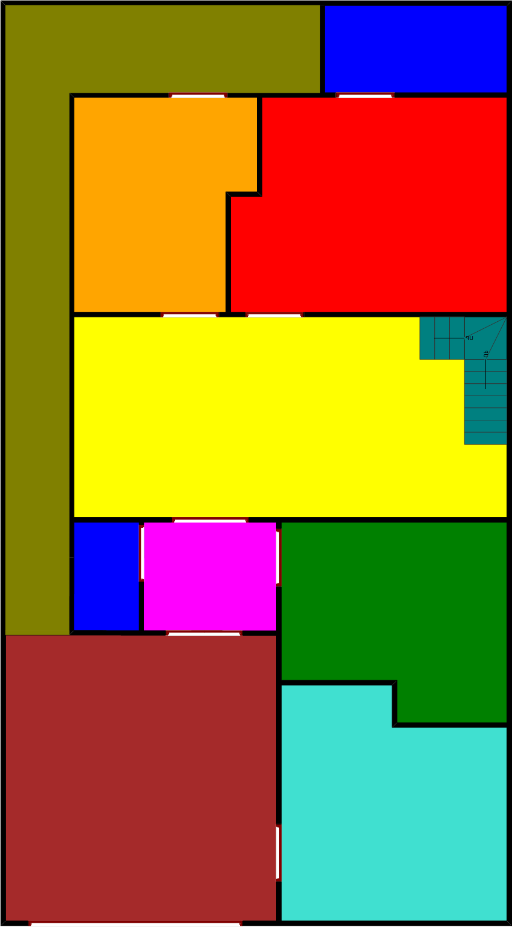
#> input picture models/Model_3.1/dataset/10Marla_GF_FP_001_V02.png, 512 x 927 px; its folder holds only this picture in this run
$ python 1_generate_metadata_count_v6_JsonFiles.py
#> lines starting #> are read from the running program, lines starting #| are printed output that depends on the picture; after the words box and inside, x2 and y2 are one past the last pixel; in counts of white or black regions, pixels touching at a corner belong together
# --- START OF FILE generate_metadata.py ---

import os
import json
import numpy as np
import cv2  # Using OpenCV for image processing
import argparse
import re
import logging
from datetime import datetime
from collections import defaultdict

# --- Configuration ---

# Setup logging
logging.basicConfig(level=logging.INFO, format='%(asctime)s - %(levelname)s - %(message)s')

# Base directory containing all PNG files directly (can be overridden by args)
DEFAULT_BASE_DATA_DIR = "../Model_3.1/dataset"
# Base output directory (can be overridden by args)
DEFAULT_OUTPUT_DIR = "./data/"

# --- NEW: Standardized Image Dimensions (assumed for all input images) ---
STANDARDIZED_WIDTH_PX = 512
STANDARDIZED_HEIGHT_PX = 927
STANDARDIZED_TOTAL_PIXELS = STANDARDIZED_WIDTH_PX * STANDARDIZED_HEIGHT_PX
STANDARDIZED_ASPECT_RATIO = STANDARDIZED_WIDTH_PX / STANDARDIZED_HEIGHT_PX

# Define color mapping (Name -> RGB)
COLOR_MAP = {
    'Bedroom': [255, 0, 0], 'Bathroom': [0, 0, 255], 'Kitchen': [255, 165, 0],
    'DrawingRoom': [0, 128, 0], 'Garage': [165, 42, 42], 'Lounge': [255, 255, 0],
    'Backyard': [50, 205, 50], 'Stairs': [0, 128, 128], 'Store': [128, 0, 128],
    'OpenSpace': [0, 255, 255], 'PrayerRoom': [127, 127, 127], 'Staircase': [153, 51, 255],
    'Lobby': [255, 0, 255], 'Lawn': [64, 224, 208], 'Dining': [225, 192, 203],
    'ServantQuarter': [75, 0, 130], 'Passage': [128, 128, 0], 'Laundry': [230, 230, 250],
    'DressingArea': [255, 127, 80], 'SideGarden': [255, 215, 0], 'Library': [255, 191, 0],
    'Wall': [0, 0, 0], 'Door': [128, 0, 0], 'Background': [255, 255, 255]
}

ROOM_TYPES_TO_COUNT = [
    'Bedroom', 'Bathroom', 'Kitchen', 'DrawingRoom', 'Garage', 'Lounge', 'Backyard',
    'Stairs', 'Store', 'OpenSpace', 'PrayerRoom', 'Staircase', 'Lobby', 'Lawn',
    'Dining', 'ServantQuarter', 'Passage', 'Laundry', 'DressingArea', 'SideGarden', 'Library'
]

# --- UPDATED: Physical Plot Information Map ---
# Stores physical dimensions and calculates physical area.
# Original pixel/DPI info can be kept for historical reference if needed.
PHYSICAL_PLOT_INFO_MAP = {
    '5Marla': {
        'physical_dims_ft': [25, 45],  # Width, Height in feet
        'physical_area_sqft': 25 * 45,  # 1125 sq ft
        # Original nominal values, for reference
        'original_nominal_pixels': [608, 1088], 'original_nominal_aspect_ratio': 0.559,
    },
    '10Marla': {
        'physical_dims_ft': [35, 65],  # Width, Height in feet
        'physical_area_sqft': 35 * 65,  # 2275 sq ft
        'original_nominal_pixels': [849, 1570], 'original_nominal_aspect_ratio': 0.541,
    },
    '20Marla': {
        'physical_dims_ft': [50, 90],  # Width, Height in feet
        'physical_area_sqft': 50 * 90,  # 4500 sq ft
        'original_nominal_pixels': [1209, 2170], 'original_nominal_aspect_ratio': 0.557,
    }
}

# Regex for Filename Parsing
FILENAME_PATTERN = re.compile(
    r"^(?P<PlotSize>\d+Marla)_"
    r"(?P<FloorLevel>GF)_"
    r"(?P<PlanType>FP)_"
    r"(?P<FP_Number>\d+)_"
    r"(?P<Version>V\d+)"
    r"\.png$",
    re.IGNORECASE
)

MIN_AREA_THRESHOLD = 80


def get_rgb_to_name_map(color_map):
    rgb_map = {}
    for name, rgb in color_map.items():
        rgb_tuple = tuple(rgb)
        if rgb_tuple in rgb_map:
            existing_name = rgb_map[rgb_tuple]
            if isinstance(existing_name, list):
                existing_name.append(name)
            else:
                rgb_map[rgb_tuple] = [existing_name, name]
        else:
            rgb_map[rgb_tuple] = name
    return rgb_map


RGB_TO_NAME_MAP = get_rgb_to_name_map(COLOR_MAP)


def analyze_floor_plan_updated(image_path):
    file_name = os.path.basename(image_path)
    logging.debug(f"Analyzing: {file_name}")

    match = FILENAME_PATTERN.match(file_name)
    if not match:
        logging.warning(f"Filename pattern mismatch, skipping: {file_name}")
        return None

    extracted_data = match.groupdict()
    plot_size_from_filename = extracted_data['PlotSize']

    # Normalize plot_size_from_filename capitalization if necessary for map lookup
    # (e.g., if filenames are '5marla' but map keys are '5Marla')
    # Assuming direct match for now, e.g. "5Marla" in filename matches "5Marla" key
    plot_info = PHYSICAL_PLOT_INFO_MAP.get(plot_size_from_filename)
    if not plot_info:
        # Attempt normalization (e.g. 5marla -> 5Marla)
        normalized_plot_key = plot_size_from_filename[:-5].capitalize() + "Marla"
        plot_info = PHYSICAL_PLOT_INFO_MAP.get(normalized_plot_key)
        if not plot_info:
            logging.warning(
                f"Physical plot info not found for '{plot_size_from_filename}' (or '{normalized_plot_key}') in PHYSICAL_PLOT_INFO_MAP for file {file_name}. Cannot calculate physical areas.")
            # Decide if to proceed or return None. For now, proceed without physical area calcs.
            # return None
            physical_area_sqft_total_plot = 0
            area_per_pixel_sqft = 0  # Set to 0 if plot info not found
        else:
            physical_area_sqft_total_plot = plot_info['physical_area_sqft']
    else:
        physical_area_sqft_total_plot = plot_info['physical_area_sqft']

    try:
        image_bgr = cv2.imread(image_path)
#> image_bgr is the input picture: shape (927, 512, 3); mean B, G, R 51.5, 115.7, 151.7
        if image_bgr is None: raise ValueError(f"Could not load image: {image_path}")
        image_rgb = cv2.cvtColor(image_bgr, cv2.COLOR_BGR2RGB)
        img_height, img_width, _ = image_rgb.shape
        logging.debug(f"Image loaded: {img_width}x{img_height}")

        # Verify if image dimensions match the expected standardized dimensions
        current_image_total_pixels = img_width * img_height
        if (img_width, img_height) != (STANDARDIZED_WIDTH_PX, STANDARDIZED_HEIGHT_PX):
            logging.warning(
                f"Image dimensions ({img_width}x{img_height}) for {file_name} "
                f"mismatch expected standardized dimensions ({STANDARDIZED_WIDTH_PX}x{STANDARDIZED_HEIGHT_PX}). "
                "Area per pixel calculations will use ACTUAL image dimensions."
            )
        # If physical_area_sqft_total_plot is available and current_image_total_pixels is > 0
        if physical_area_sqft_total_plot > 0 and current_image_total_pixels > 0:
            area_per_pixel_sqft = physical_area_sqft_total_plot / current_image_total_pixels
        else:
            area_per_pixel_sqft = 0  # Cannot calculate if total physical area or pixel count is zero/unknown


    except Exception as e:
        logging.error(f"Error loading image {file_name}: {e}")
        return None

    room_counts = defaultdict(int)
    room_areas_pixels = defaultdict(int)
    masks = {tuple(rgb): cv2.inRange(image_rgb, np.array(rgb), np.array(rgb)) for name, rgb in COLOR_MAP.items()}
#> masks = 24 items

    processed_room_names = set()
    for room_name in ROOM_TYPES_TO_COUNT:
        target_rgb_list = COLOR_MAP.get(room_name)
        if not target_rgb_list: continue
        target_rgb_tuple = tuple(target_rgb_list)
        if room_name in processed_room_names: continue

        binary_mask = masks.get(target_rgb_tuple)
        if binary_mask is None or np.count_nonzero(binary_mask) == 0: continue

        num_labels, labels, stats, centroids = cv2.connectedComponentsWithStats(binary_mask, connectivity=8)
        count_for_room, area_for_room = 0, 0
        for i in range(1, num_labels):
            area = stats[i, cv2.CC_STAT_AREA]
            if area >= MIN_AREA_THRESHOLD:
                count_for_room += 1
                area_for_room += area

        name_at_rgb = RGB_TO_NAME_MAP.get(target_rgb_tuple)
        room_names_for_color = []
        if isinstance(name_at_rgb, list):
            room_names_for_color.extend(name_at_rgb)
        elif isinstance(name_at_rgb, str):
            room_names_for_color.append(name_at_rgb)

        for rn in room_names_for_color:
            if rn in ROOM_TYPES_TO_COUNT:
                room_counts[rn] = count_for_room
                room_areas_pixels[rn] = area_for_room
                processed_room_names.add(rn)
                logging.debug(f"  Counted {rn}: {count_for_room} regions, {area_for_room}px area.")
#> this loop made 21 passes
#> (num_labels, stats, centroids) on passes 1, 3, 4, 5: (2, [[0, 0, 512, 927, 419248], [231, 98, 275, 213, 55376]], [[239.7, 496.8], [375, 207.3]]), (2, [[0, 0, 512, 927, 439698], [75, 98, 182, 213, 34926]], [[263.3, 484], [157.3, 198.9]]), (2, [[0, 0, 512, 927, 435093], [282, 523, 224, 199, 39531]], [[242.3, 449.4], [400.5, 612.3]]), (2, [[0, 0, 512, 927, 398002], [6, 636, 270, 284, 76622]], [[277.7, 402.5], [140.4, 777.4]])
#> pass 1, in analyze_floor_plan_updated, `binary_mask = masks.get(target_rgb_tuple)`:
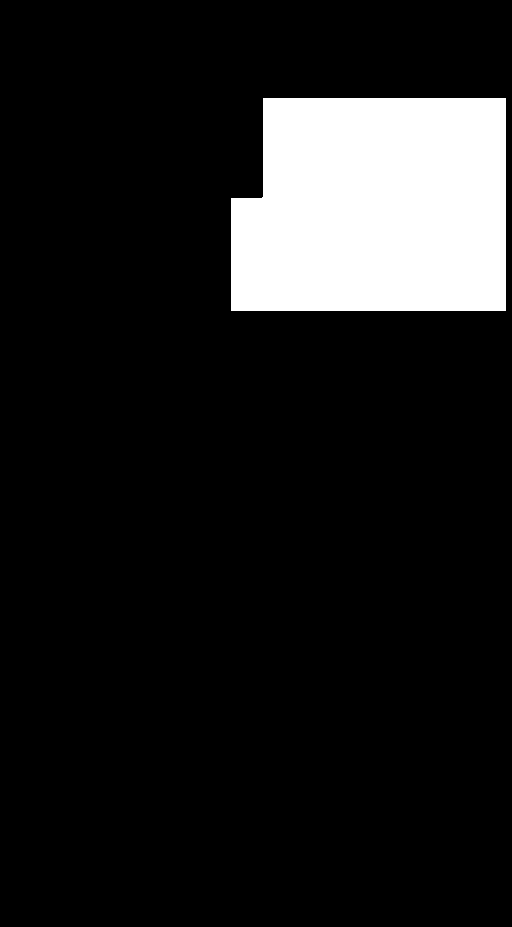
#> binary_mask: shape (927, 512); 11.7% white; 1 white region, box (x1, y1, x2, y2) and area: (231, 98, 506, 311) 55376
#> pass 2, in analyze_floor_plan_updated, `binary_mask = masks.get(target_rgb_tuple)`:
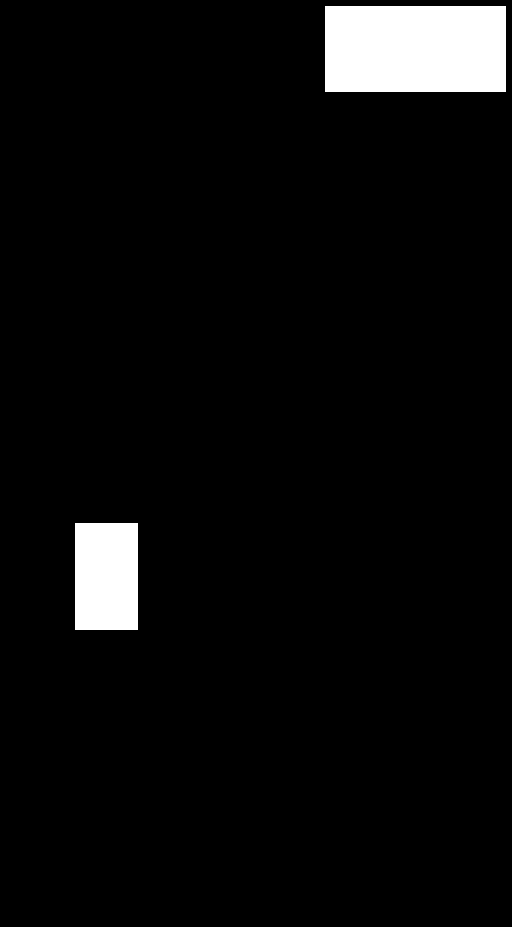
#> binary_mask: shape (927, 512); 4.7% white; 2 white regions, box (x1, y1, x2, y2) and area: (325, 6, 506, 92) 15566, (75, 523, 138, 630) 6741
#> pass 2, in analyze_floor_plan_updated, `num_labels, labels, stats, centroids = cv2.connectedComponentsWithStat..`:
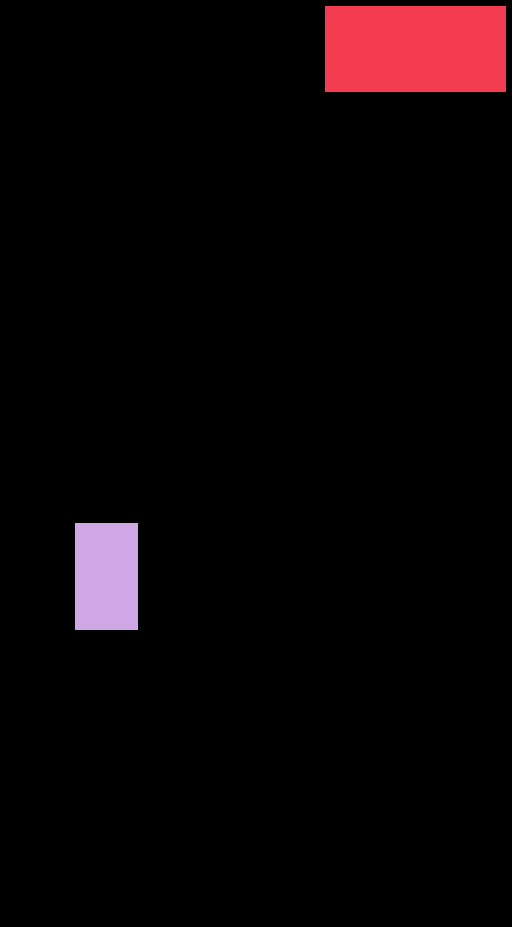
#> labels: shape (927, 512) int32; 3 distinct labels, from 0 to 2; one colour per label, 0 black
#> after the loop, processed_room_names = 10 items; room_areas_pixels = 10 items; room_counts = 10 items

    total_counted_area_pixels = sum(room_areas_pixels.values())
#> total_counted_area_pixels = 435330

    # Calculate physical areas if area_per_pixel_sqft is valid
    room_areas_sqft = {}
    total_counted_area_sqft = 0
    if area_per_pixel_sqft > 0:
        room_areas_sqft = {k: round(v * area_per_pixel_sqft, 2) for k, v in room_areas_pixels.items() if v > 0}
#> room_areas_sqft = 10 items
        total_counted_area_sqft = round(total_counted_area_pixels * area_per_pixel_sqft, 2)
#> total_counted_area_sqft = 2086.7

    metadata = {
        'file_name': file_name,
        'parsed_plot_type': extracted_data['PlotSize'],
        'floor_level': extracted_data['FloorLevel'],
        'plan_type': extracted_data['PlanType'],
        'fp_number': extracted_data['FP_Number'],
        'version': extracted_data['Version'],
        'image_actual_width_px': int(img_width),
        'image_actual_height_px': int(img_height),
        'image_assumed_standardized_width_px': STANDARDIZED_WIDTH_PX,  # For reference
        'image_assumed_standardized_height_px': STANDARDIZED_HEIGHT_PX,  # For reference
        'plot_physical_area_sqft': physical_area_sqft_total_plot,
        'area_per_pixel_sqft': round(area_per_pixel_sqft, 8) if area_per_pixel_sqft > 0 else 0,
        'room_counts': {k: int(v) for k, v in room_counts.items() if v > 0},
        'room_areas_pixels': {k: int(v) for k, v in room_areas_pixels.items() if v > 0},
        'total_counted_area_pixels': int(total_counted_area_pixels),
        'room_areas_sqft': room_areas_sqft,  # Will be empty if area_per_pixel_sqft is 0
        'total_counted_area_sqft': total_counted_area_sqft,  # Will be 0 if area_per_pixel_sqft is 0
        'physical_plot_info_ref': plot_info if plot_info else {},  # Reference to original map entry
        'analysis_date': datetime.now().strftime('%Y-%m-%d %H:%M:%S')
    }
    logging.debug(f"Metadata generated for {file_name}")
    return metadata


def process_dataset(dataset_path, output_path_base):
    logging.info(f"Starting dataset processing from: {dataset_path}")
    logging.info(f"Outputting JSON metadata to subfolders within: {output_path_base}")
    if not os.path.isdir(dataset_path):
        logging.error(f"Dataset directory not found: {dataset_path}")
        return

    processed_count, error_count = 0, 0
    try:
        all_files = os.listdir(dataset_path)
        png_files = [f for f in all_files if f.lower().endswith('.png') and FILENAME_PATTERN.match(f)]
        logging.info(f"Found {len(png_files)} potential PNG files matching pattern in {dataset_path}.")
    except OSError as e:
        logging.error(f"Could not read dataset directory {dataset_path}: {e}")
        return

    if not png_files:
        logging.warning(f"No PNG files matching the expected filename pattern found in {dataset_path}.")
        return

    for png_file in png_files:
        image_path = os.path.join(dataset_path, png_file)
        filename_match = FILENAME_PATTERN.match(png_file)  # Already checked, but good for direct access
        parsed_plot_size = filename_match.groupdict()['PlotSize']
        plot_specific_output_dir = os.path.join(output_path_base, parsed_plot_size, 'metadata', 'json')
        try:
            os.makedirs(plot_specific_output_dir, exist_ok=True)
        except OSError as e:
            logging.error(
                f"Could not create output directory {plot_specific_output_dir}: {e}. Skipping file {png_file}.")
            error_count += 1;
            continue

        try:
            metadata = analyze_floor_plan_updated(image_path)
#> metadata = 19 items
            if metadata:
                json_filename = os.path.splitext(png_file)[0] + '.json'
                json_path = os.path.join(plot_specific_output_dir, json_filename)
                with open(json_path, 'w') as f:
                    json.dump(metadata, f, indent=2)
                logging.info(f"Successfully processed and saved metadata for: {png_file} to {json_path}")
                processed_count += 1
            else:
                logging.warning(f"Skipped generating metadata for: {png_file} (analysis returned None)")
                error_count += 1
        except Exception as e:
            logging.error(f"Unexpected error processing {png_file}: {e}", exc_info=False)
            error_count += 1

    logging.info(f"--- Dataset Processing Complete ---")
    logging.info(f"Total files processed successfully: {processed_count}")
    logging.info(f"Total files skipped or failed: {error_count}")


if __name__ == "__main__":
    parser = argparse.ArgumentParser(description='Generate JSON metadata for floor plan dataset.')
    parser.add_argument('--dataset', default=DEFAULT_BASE_DATA_DIR,
                        help=f'Path to the flat dataset directory (default: {DEFAULT_BASE_DATA_DIR})')
    parser.add_argument('--output', default=DEFAULT_OUTPUT_DIR,
                        help=f'Path to the base output directory (default: {DEFAULT_OUTPUT_DIR})')
    parser.add_argument('--min_area', type=int, default=MIN_AREA_THRESHOLD,
                        help=f'Minimum pixel area for a region (default: {MIN_AREA_THRESHOLD})')
    parser.add_argument('--std_width', type=int, default=STANDARDIZED_WIDTH_PX,
                        help=f'Assumed standardized width of input images in pixels (default: {STANDARDIZED_WIDTH_PX})')
    parser.add_argument('--std_height', type=int, default=STANDARDIZED_HEIGHT_PX,
                        help=f'Assumed standardized height of input images in pixels (default: {STANDARDIZED_HEIGHT_PX})')
    parser.add_argument('--debug', action='store_true', help='Enable debug logging')
    args = parser.parse_args()

    # Update global constants from command-line arguments
    MIN_AREA_THRESHOLD = args.min_area
    STANDARDIZED_WIDTH_PX = args.std_width
    STANDARDIZED_HEIGHT_PX = args.std_height
    STANDARDIZED_TOTAL_PIXELS = STANDARDIZED_WIDTH_PX * STANDARDIZED_HEIGHT_PX
    STANDARDIZED_ASPECT_RATIO = STANDARDIZED_WIDTH_PX / STANDARDIZED_HEIGHT_PX if STANDARDIZED_HEIGHT_PX > 0 else 0

    if args.debug:
        logging.getLogger().setLevel(logging.DEBUG)
    else:
        logging.getLogger().setLevel(logging.INFO)

    logging.info(f"Using standardized image dimensions: {STANDARDIZED_WIDTH_PX}x{STANDARDIZED_HEIGHT_PX} px")
    process_dataset(args.dataset, args.output)

# --- END OF FILE generate_metadata.py ---

$ run again, on models/Model_3.1/dataset/10Marla_GF_FP_002_V04.png
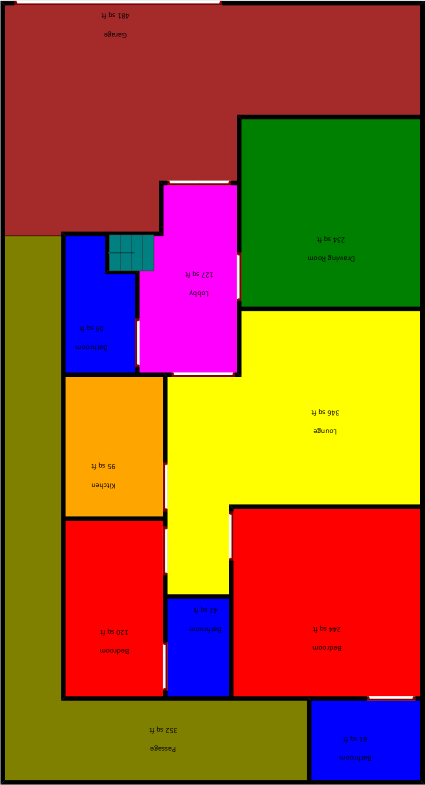
#> input picture models/Model_3.1/dataset/10Marla_GF_FP_002_V04.png, 849 x 1570 px (shown at 1/2 size)
#> in analyze_floor_plan_updated, image_bgr is the input picture: shape (1570, 849, 3); mean B, G, R 41.2, 87.7, 156.1
#> masks = 24 items
#> the loop in analyze_floor_plan_updated, `for room_name in ROOM_TYPES_TO_COUNT:` made 21 passes
#> num_labels on passes 1, 2, 3, 4, 5, 6, 8, 13: 20, 25, 6, 11, 12, 11, 8, 7
#> pass 1, in analyze_floor_plan_updated, `num_labels, labels, stats, centroids = cv2.connectedComponentsWithStat..`:
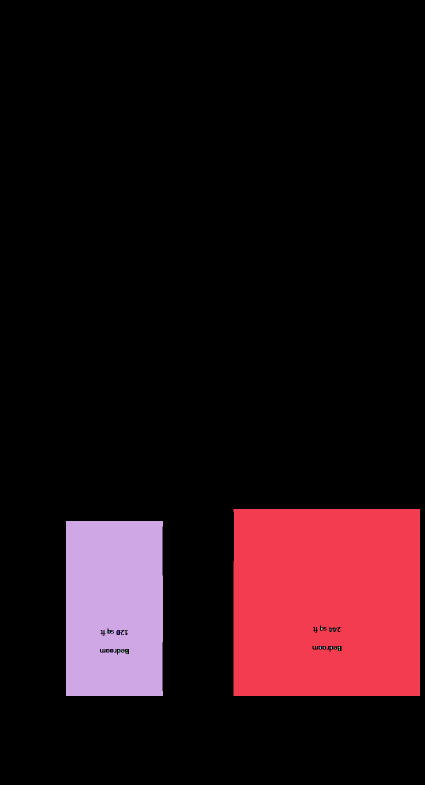
#> labels: shape (1570, 849) int32 (shown at 1/2 size); 20 distinct labels, from 0 to 19; one colour per label, 0 black
#> pass 2, in analyze_floor_plan_updated, `num_labels, labels, stats, centroids = cv2.connectedComponentsWithStat..`:
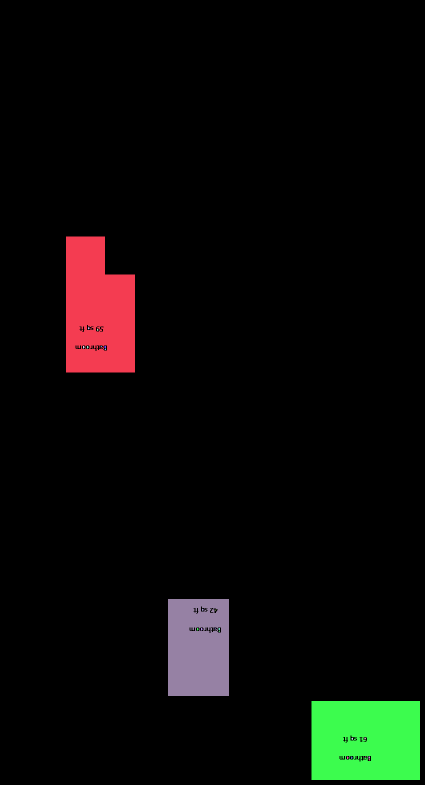
#> labels: shape (1570, 849) int32 (shown at 1/2 size); 25 distinct labels, from 0 to 24; one colour per label, 0 black
#> after the loop in analyze_floor_plan_updated, `for room_name in ROOM_TYPES_TO_COUNT:`: processed_room_names = 9 items
#> total_counted_area_pixels = 1220516
#> room_areas_sqft = 9 items
#> total_counted_area_sqft = 2083.1
#> metadata = 19 items
